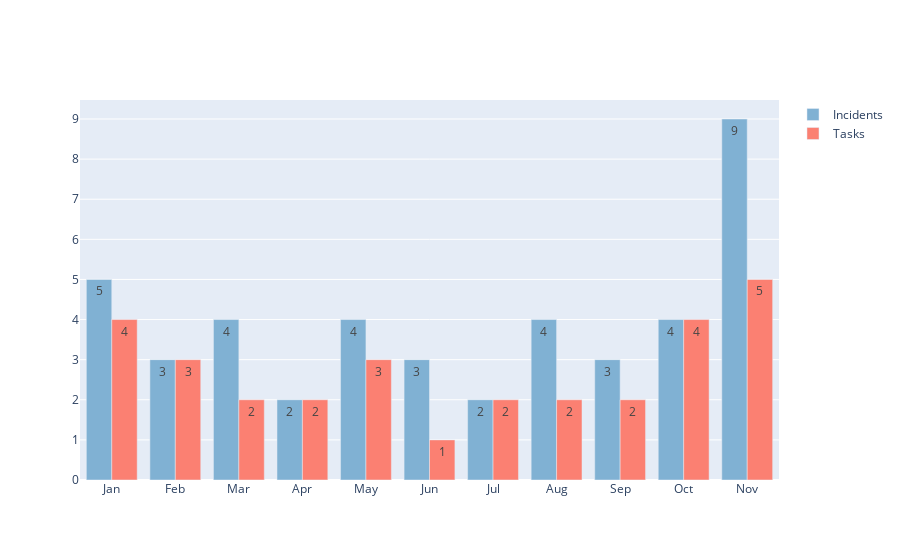

The notebook cell saved with this chart:
### Code cell
# # Create figure for 'df_inc_and_task_open'
colors = px.colors.qualitative.Set3

fig3 = go.Figure(data=[
    go.Bar(name='Incidents', x=inc_mn_2022, y=inc_ymc_opened_2022, text=inc_ymc_opened_2022, marker=dict(color=colors[4])),
    go.Bar(name='Tasks', x=inc_mn_2022, y=task_ymc_opened_2022, text=task_ymc_opened_2022, marker=dict(color=colors[3])),
])

fig3

### Figure 1 — Plotly figure (JSON) as saved in the notebook; plotly's stock layout.template omitted (floating-point values rounded to 4 significant figures)
{"data": [{"marker": {"color": "rgb(128,177,211)"}, "name": "Incidents", "text": ["5", "3", "4", "2", "4", "3", "2", "4", "3", "4", "9"], "type": "bar", "x": ["Jan", "Feb", "Mar", "Apr", "May", "Jun", "Jul", "Aug", "Sep", "Oct", "Nov"], "y": [5, 3, 4, 2, 4, 3, 2, 4, 3, 4, 9]}, {"marker": {"color": "rgb(251,128,114)"}, "name": "Tasks", "text": ["4", "3", "2", "2", "3", "1", "2", "2", "2", "4", "5"], "type": "bar", "x": ["Jan", "Feb", "Mar", "Apr", "May", "Jun", "Jul", "Aug", "Sep", "Oct", "Nov"], "y": [4, 3, 2, 2, 3, 1, 2, 2, 2, 4, 5]}], "layout": {}}
